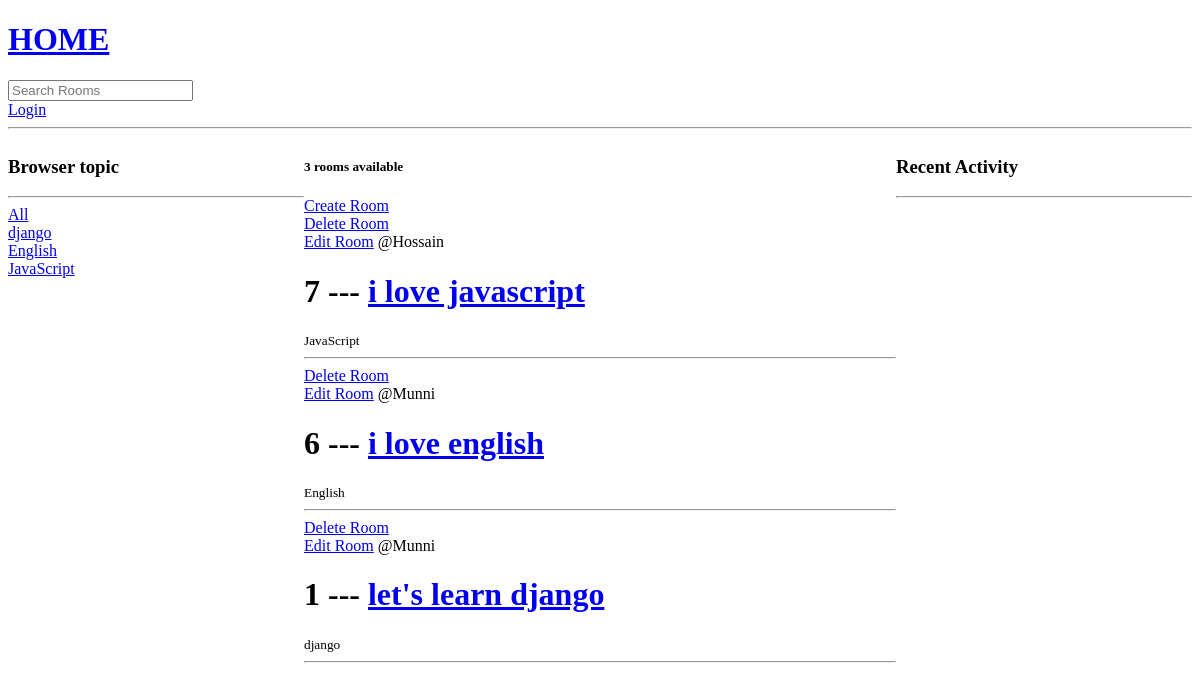
Before: / with the older database file.
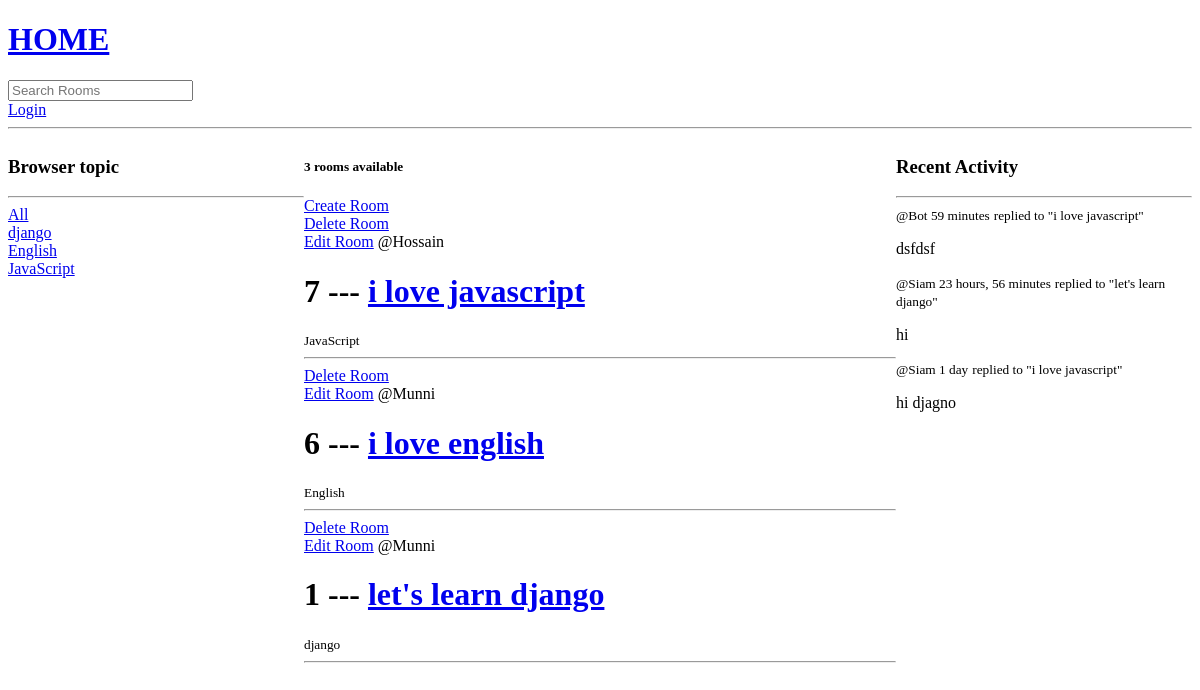
After: the same page with the newer database file.
### home/models.py (models this page shows, shortened)
class Topic(models.Model):
    name = models.CharField(max_length=200)
    def __str__(self):
        return self.name

class Room(models.Model):
    user = models.ForeignKey(User, on_delete=models.SET_NULL, null= True)
    Topic = models.ForeignKey(Topic, on_delete=models.SET_NULL, null= True)
    name = models.CharField(max_length=200)
    discriptions = models.TextField(null= True, blank= True)
    participents = models.ManyToManyField(User,related_name="participents" , blank=True )
    created = models.DateTimeField(auto_now_add= True)
    update = models.DateTimeField(auto_created=True)
    class Meta:
        ordering = ['-created' , '-update']
    def __str__(self):
        return self.name

class Message(models.Model):
    user = models.ForeignKey(User, on_delete=models.CASCADE)
    room = models.ForeignKey(Room, on_delete=models.CASCADE)
    body = models.TextField()
    created = models.DateTimeField(auto_now=True)
    update = models.DateTimeField(auto_now_add= True)
    class Meta:
        ordering = ['-created' , '-update']

### home/views.py (the view)
# urls.py: path('' ,home , name="home"),
def home(request ):
    q = request.GET.get('q') if request.GET.get('q') != None else ''
    rooms = Room.objects.filter(
        Q(Topic__name__icontains = q) |
        Q(name__icontains =q) |
        Q(discriptions__icontains =q)
                                )
    topics = Topic.objects.all()
    room_count = rooms.count()
    roommassage = Message.objects.filter(Q(room__name__icontains = q))
    context = {"rooms" : rooms , 'topics' : topics , 'room_count': room_count , "roommassage" : roommassage}
    return render(request, 'base/home.html' , context)

### home/templates/base/home.html (shortened to what this page needs)
{% extends 'main.html' %}
{% block content %}
<div class="container">
    <div>
        <h3>Browser topic</h3>
        <hr>
        <div>
            <a href="{% url 'home'  %}">All</a>
         </div>
        {% for topic in topics  %}
        <div>
           <a href="{% url 'home'  %}?q={{topic.name}}">{{topic}}</a>
        </div>
        {% endfor %}
    </div>
    <div>
        <h5>{{room_count}} rooms available</h5>
        <a href="{% url 'createroom' %}">Create Room</a>
        {% for room in rooms %}
        <div>
            {% if request.user != room.user %}
            <a href="{% url 'deleteroom' room.id %}">Delete Room</a><br>
            <a href="{% url 'updateroom' room.id %}">Edit Room</a>
            {% endif %}
            <span>@{{room.user.username}}</span>
            <h1>
                {{room.id}} --- <a href="{% url 'room' room.id %}">{{room.name}}</a>
            </h1>
            <small>{{room.Topic.name}}</small>
        </div><hr>
        {% endfor %}
    </div>
    <div>
        <h3>Recent Activity</h3>
        <hr>
        {% for message in  roommassage  %}
        <div>
            <small>@{{message.user}} {{message.created|timesince}}</small>
            <small>
                replied to "{{message.room}}"
            </small>
            <p>{{message.body}}</p>
        </div>
        {% endfor %}
    </div>
</div>
{% endblock content %}

### templates/main.html (shortened to what this page needs)
<!DOCTYPE html>
<html lang="en">
<head>
</head>
<body>
    {% include 'navbar.html' %}
    {% block content %}
    {% endblock content %}
</body>
</html>

### templates/navbar.html
<h1>
    <a href="{% url 'home' %}">HOME</a>
</h1>
<form action="{% url 'home' %}" method="GET" >
    <input type="text" name="q" placeholder="Search Rooms">
</form>
{% if request.user.is_authenticated %}
<p>Hello {{request.user}}</p>
<a href="{% url 'logout' %}">Logout</a>
{% else %}
<a href="{% url 'login' %}">Login</a>
{% endif %}
<hr>

### home/templates/base/home.html (style rules this page uses)
.container { display: grid; grid-template-columns: 1fr 2fr 1fr; }

Changed rows visible on the page:
added Message: user "Bot", created "59 minutes", room "i love javascript", body "dsfdsf"
added Message: user "Siam", created "23 hours, 56 minutes", room "let's learn django", body "hi"
added Message: user "Siam", created "1 day", room "i love javascript", body "hi djagno"
